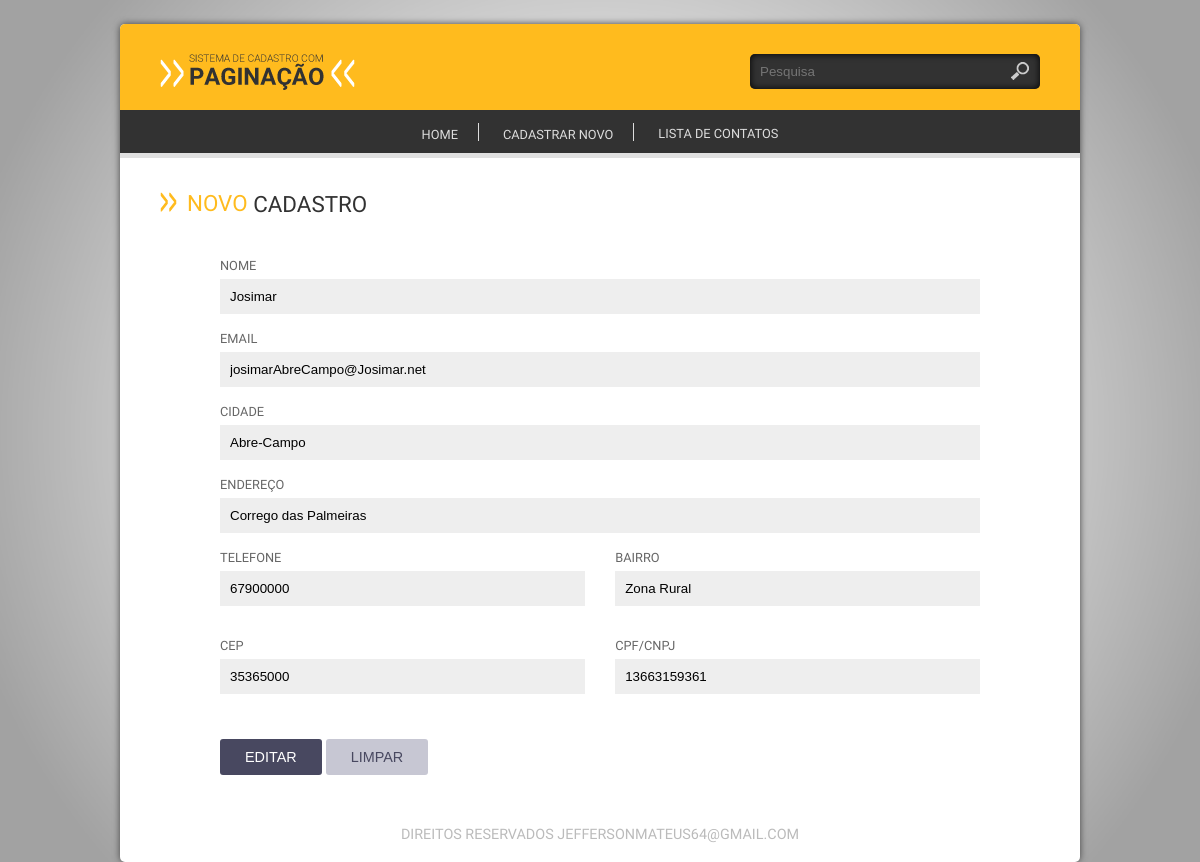
The page /index.php?link=2&acao=Editar&id=5 on the database its author committed.
### tables this page shows
CREATE TABLE `cliente` (
  `id_cliente` int(11) NOT NULL,
  `cliente` varchar(2000) NOT NULL,
  `endereco` varchar(150) DEFAULT NULL,
  `bairro` varchar(100) DEFAULT NULL,
  `cidade` varchar(100) DEFAULT NULL,
  `cep` varchar(10) NOT NULL,
  `fone` varchar(15) NOT NULL,
  `email` varchar(150) NOT NULL,
  `cpf` varchar(11) NOT NULL
);

### config/crud.php (called while the page is built, shortened)
<?php
function openConection() {
    $conection = @mysqli_connect(HOST, USER, PASSWORD, DATABASE) or die(mysqli_connect_error());
    mysqli_set_charset($conection, CHARSET);
    return $conection;
}
function runsql($sql) {
    $conection = openConection();
    $qry = @mysqli_query($conection, $sql) or die(mysqli_erro($conection));
    return $qry;
}
function queryData($tabela, $condicao = NULL, $campos = "*") {
    $sql = "SELECT {$campos} FROM {$tabela} {$condicao}";
    $qry = runsql($sql);
    if (!mysqli_num_rows($qry)) {
        return FALSE;
    } else {
        while ($linha = @mysqli_fetch_array($qry)) {
            $dados[] = $linha;
        }
        return $dados;
    }
}

### frm/frm_cliente.php (the view, shortened to what this page needs)
<?php
$acao = isset($_GET["acao"]) ? $_GET["acao"] : "Cadastrar";
$id = isset($_GET["id"]) ? $_GET["id"] : NULL;
if ($id) {
    $cliente = queryData("`cliente` WHERE `id_cliente` = $id");
}
$nome        = isset($cliente[0]["cliente"]) ? $cliente[0]["cliente"] : NULL;
$email       = isset($cliente[0]["email"]) ? $cliente[0]["email"] : NULL;
$endereco    = isset($cliente[0]["endereco"]) ? $cliente[0]["endereco"] : NULL;
$fone        = isset($cliente[0]["fone"]) ? $cliente[0]["fone"] : NULL;
$bairro      = isset($cliente[0]["bairro"]) ? $cliente[0]["bairro"] : NULL;
$cep         = isset($cliente[0]["cep"]) ? $cliente[0]["cep"] : NULL;
$cpf         = isset($cliente[0]["cpf"]) ? $cliente[0]["cpf"] : NULL;
$cidade      = isset($cliente[0]["cidade"])?$cliente[0]["cidade"]: NULL ;
?>
<div class="base-home">
    <h1 class="titulo"><span class="cor">Novo</span> cadastro</h1>
    <div class="base-formulario">
        <form action="op/op_cliente.php" method="POST">
            <label>Nome</label>
            <input name="txt_cliente" value="<?php echo $nome; ?>" type="text" placeholder="Insira um nome">
            <label>Email</label>
            <input name="txt_email" value="<?php echo $email ; ?>" type="text" placeholder="Insira um email">
            <label>Cidade</label>
            <input name="txt_cidade" value="<?php echo $cidade ; ?>" type="text" placeholder="Insira o nome da sua cidade">
            <label>Endereço</label>
            <input name="txt_endereco" value="<?php echo $endereco ; ?>" type="text" placeholder="Insira seu endereço">
            <div class="col">
                <label>Telefone</label>
                <input name="txt_fone" value="<?php echo $fone ; ?>" type="text" placeholder="Insira seu telefone">
            </div>
            <div class="col">
                <label>Bairro</label>
                <input name="txt_bairro" value="<?php echo $bairro ; ?>" type="text" placeholder="Insira seu bairro">
            </div>
            <div class="col">
                <label>CEP</label>
                <input name="txt_cep" value="<?php echo $cep ; ?>" type="text" placeholder="Insira seu CEP">
            </div>
            <div class="col">
                <label>CPF/CNPJ</label>
                <input name="txt_cpf" value="<?php echo $cpf ; ?>" type="text" placeholder="Insira seu CPF">
            </div>
            <input type="submit" value="<?php echo $acao ?>" class="btn">
            <input type="reset" name="Reset" id="button" value="Limpar" class="btn limpar">
        </form>
    </div>
</div>

### css/style.css (style rules this page uses)
* { margin:0; padding:0; box-sizing:border-box; -webkit-box-sizing:border-box; -moz-box-sizing:border-box; -o-box-sizing:border-box; -ms-box-sizing:border-box; vertical-align:middle; }
html, body { height:100%; background:#ddd url(../img/fundo.png) fixed no-repeat center; background-size:100%; }
body { font-size:1em; font-family: 'rregular'; }
h1, h2, h3, h4, h5 { margin:0; padding:0; text-transform:uppercase; font-weight:inherit; }
input ,textarea, select { width:100%; max-width:100%; padding:10px; background:#EEEEEE; border:0 }
.base-home { width:100%; float:left; padding:20px 40px; }
.titulo { display:block; padding:10px 0; color:#323232; font-weight:inherit; font-size:1.4em; text-transform:uppercase; }
.titulo:before { content:url(../img/ico-seta-ttl.png); padding-right:10px; }
.titulo .cor { color:#FFBB1E; position:relative; top:-3px; }
.base-home .base-formulario { width:100%; float:left; padding:10px 60px; }
.base-home .base-formulario label { display:block; padding-top:15px; padding-bottom:5px; font-size:.8em; text-transform:uppercase; color:#666666; }
.base-home .base-formulario .col { width:48%; float:left; margin-bottom:15px; }
.base-home .base-formulario .col:nth-of-type(2n+0) { float:right; }
.base-home .base-formulario .btn { display:inline-block; width:auto; padding:10px 25px; margin-top:30px; }
.base-home .base-formulario .btn.limpar { background:#C7C7D3; color:#484860; }
.btn { display:block; padding:10px; border-radius:3px; -webkit-border-radius:3px; -moz-border-radius:3px; -moz-border-radius:3px; -o-border-radius:3px; text-transform:uppercase; color:#fff; background:#484860; font-size:.9em; }

### rows shown on the page
cliente: txt_cliente "Josimar", txt_email "josimarAbreCampo@Josimar.net", txt_cidade "Abre-Campo", txt_endereco "Corrego das Palmeiras", txt_fone "67900000", txt_bairro "Zona Rural", txt_cep "35365000", txt_cpf "13663159361"
